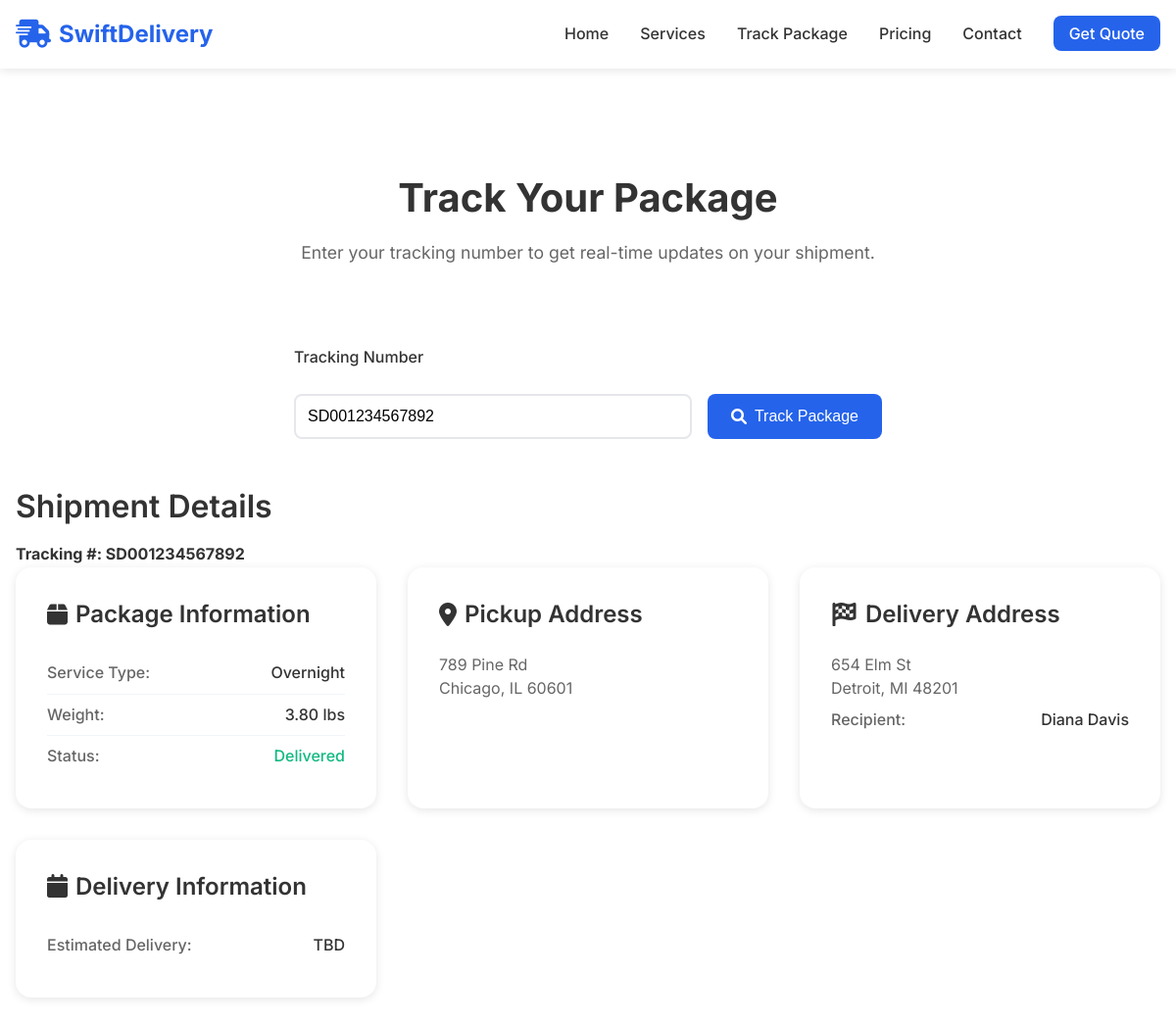
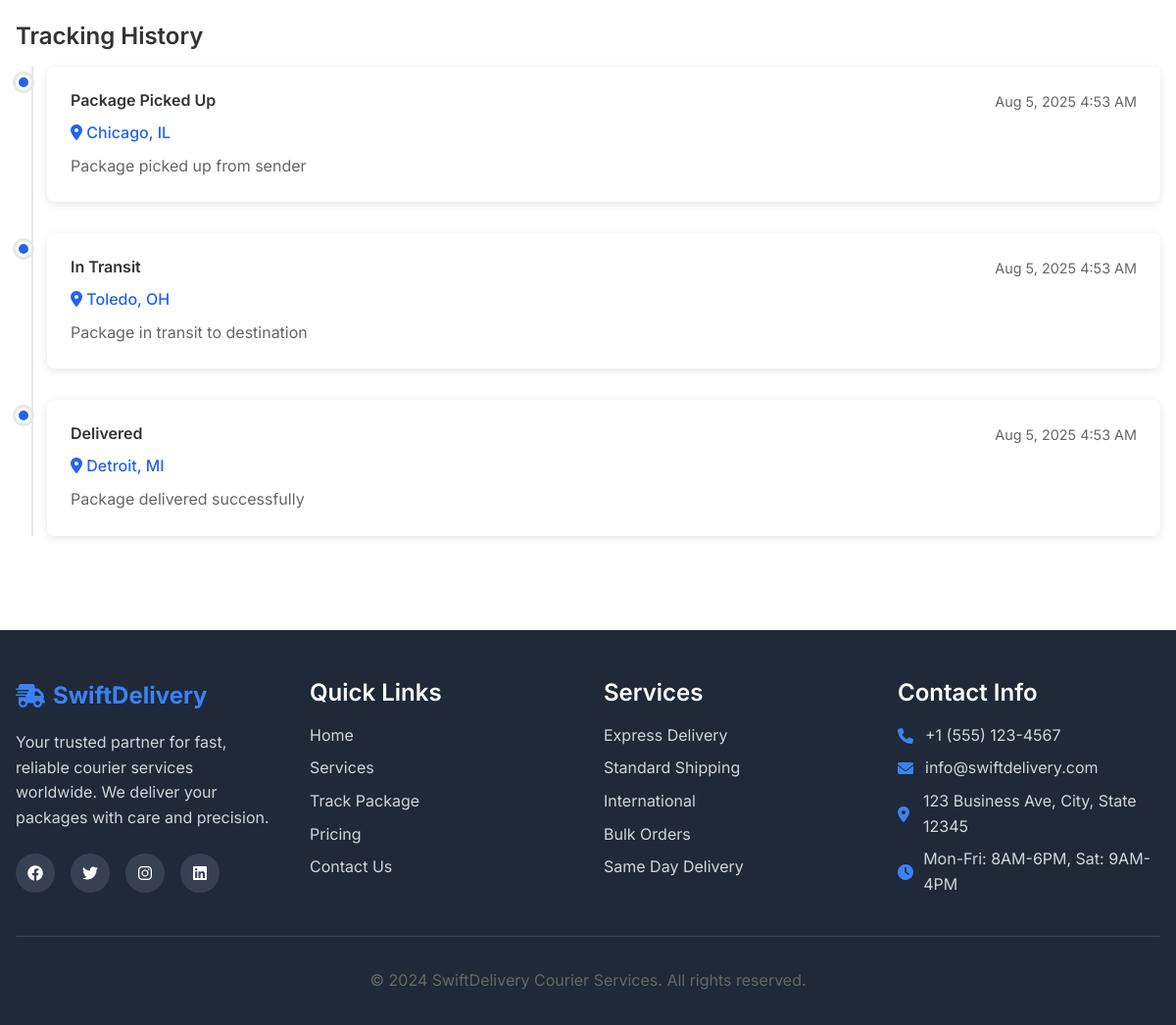
/tracking.php?tracking_number=SD001234567892, run on the app's committed database (2 pictures, top to bottom).
### tables this page shows
CREATE TABLE shipments (
    id INT AUTO_INCREMENT PRIMARY KEY,
    tracking_number VARCHAR(20) UNIQUE NOT NULL,
    sender_id INT,
    receiver_name VARCHAR(100) NOT NULL,
    receiver_phone VARCHAR(20) NOT NULL,
    receiver_email VARCHAR(100),
    pickup_address TEXT NOT NULL,
    pickup_city VARCHAR(50) NOT NULL,
    pickup_state VARCHAR(50) NOT NULL,
    pickup_zip VARCHAR(10) NOT NULL,
    delivery_address TEXT NOT NULL,
    delivery_city VARCHAR(50) NOT NULL,
    delivery_state VARCHAR(50) NOT NULL,
    delivery_zip VARCHAR(10) NOT NULL,
    package_weight DECIMAL(10,2) NOT NULL,
    package_dimensions VARCHAR(50),
    service_type ENUM('express', 'standard', 'overnight', 'same_day') NOT NULL,
    status ENUM('pending', 'picked_up', 'in_transit', 'out_for_delivery', 'delivered', 'failed_delivery') DEFAULT 'pending',
    estimated_delivery DATE,
    actual_delivery DATETIME,
    total_cost DECIMAL(10,2) NOT NULL,
    notes TEXT,
    created_at TIMESTAMP DEFAULT CURRENT_TIMESTAMP,
    updated_at TIMESTAMP DEFAULT CURRENT_TIMESTAMP ON UPDATE CURRENT_TIMESTAMP,
    FOREIGN KEY (sender_id) REFERENCES customers(id) ON DELETE SET NULL
);

CREATE TABLE tracking_events (
    id INT AUTO_INCREMENT PRIMARY KEY,
    shipment_id INT NOT NULL,
    status VARCHAR(100) NOT NULL,
    location VARCHAR(100),
    description TEXT,
    event_time TIMESTAMP DEFAULT CURRENT_TIMESTAMP,
    FOREIGN KEY (shipment_id) REFERENCES shipments(id) ON DELETE CASCADE
);

### tracking.php (the view, shortened to what this page needs)
<?php
include 'includes/header.php';
$tracking_result = null;
$tracking_events = [];
if (isset($_GET['tracking_number']) && !empty($_GET['tracking_number'])) {
    $tracking_number = trim($_GET['tracking_number']);
    try {
        $database = new Database();
        $db = $database->getConnection();
        $query = "SELECT * FROM shipments WHERE tracking_number = :tracking_number";
        $stmt = $db->prepare($query);
        $stmt->bindParam(':tracking_number', $tracking_number);
        $stmt->execute();
        $tracking_result = $stmt->fetch(PDO::FETCH_ASSOC);
        if ($tracking_result) {
            $events_query = "SELECT * FROM tracking_events WHERE shipment_id = :shipment_id ORDER BY event_time DESC";
            $events_stmt = $db->prepare($events_query);
            $events_stmt->bindParam(':shipment_id', $tracking_result['id']);
            $events_stmt->execute();
            $tracking_events = $events_stmt->fetchAll(PDO::FETCH_ASSOC);
        } else {
            $error_message = "Tracking number not found. Please check and try again.";
        }
    } catch(PDOException $exception) {
        $error_message = "Database error: " . $exception->getMessage();
    }
}
?>
<main>
    <section class="tracking-page">
        <div class="container">
            <div class="page-header">
                <h1>Track Your Package</h1>
                <p>Enter your tracking number to get real-time updates on your shipment.</p>
            </div>
            <div class="tracking-search">
                <form class="tracking-form" method="GET">
                    <div class="form-group">
                        <label for="tracking_number">Tracking Number</label>
                        <div class="input-group">
                            <input type="text"
                                   id="tracking_number"
                                   name="tracking_number"
                                   value="<?php echo isset($_GET['tracking_number']) ? htmlspecialchars($_GET['tracking_number']) : ''; ?>"
                                   placeholder="Enter tracking number (e.g., SD001234567890)"
                                   required>
                            <button type="submit" class="btn btn-primary">
                                <i class="fas fa-search"></i> Track Package
                            </button>
                        </div>
                    </div>
                </form>
            </div>
            <?php if ($tracking_result): ?>
                <div class="tracking-results">
                    <div class="shipment-header">
                        <h2>Shipment Details</h2>
                        <div class="tracking-number">
                            <strong>Tracking #: <?php echo htmlspecialchars($tracking_result['tracking_number']); ?></strong>
                        </div>
                    </div>
                    <div class="shipment-info">
                        <div class="shipment-grid">
                            <div class="shipment-card">
                                <h3><i class="fas fa-box"></i> Package Information</h3>
                                <div class="info-row">
                                    <span class="label">Service Type:</span>
                                    <span class="value"><?php echo ucfirst(str_replace('_', ' ', $tracking_result['service_type'])); ?></span>
                                </div>
                                <div class="info-row">
                                    <span class="label">Weight:</span>
                                    <span class="value"><?php echo $tracking_result['package_weight']; ?> lbs</span>
                                </div>
                                <div class="info-row">
                                    <span class="label">Status:</span>
                                    <span class="value status-<?php echo $tracking_result['status']; ?>">
                                        <?php echo ucfirst(str_replace('_', ' ', $tracking_result['status'])); ?>
                                    </span>
                                </div>
                            </div>
                            <div class="shipment-card">
                                <h3><i class="fas fa-map-marker-alt"></i> Pickup Address</h3>
                                <div class="address">
                                    <?php echo htmlspecialchars($tracking_result['pickup_address']); ?><br>
                                    <?php echo htmlspecialchars($tracking_result['pickup_city']); ?>,
                                    <?php echo htmlspecialchars($tracking_result['pickup_state']); ?>
                                    <?php echo htmlspecialchars($tracking_result['pickup_zip']); ?>
                                </div>
                            </div>
                            <div class="shipment-card">
                                <h3><i class="fas fa-flag-checkered"></i> Delivery Address</h3>
                                <div class="address">
                                    <?php echo htmlspecialchars($tracking_result['delivery_address']); ?><br>
                                    <?php echo htmlspecialchars($tracking_result['delivery_city']); ?>,
                                    <?php echo htmlspecialchars($tracking_result['delivery_state']); ?>
                                    <?php echo htmlspecialchars($tracking_result['delivery_zip']); ?>
                                </div>
                                <div class="info-row">
                                    <span class="label">Recipient:</span>
                                    <span class="value"><?php echo htmlspecialchars($tracking_result['receiver_name']); ?></span>
                                </div>
                            </div>
                            <div class="shipment-card">
                                <h3><i class="fas fa-calendar"></i> Delivery Information</h3>
                                <div class="info-row">
                                    <span class="label">Estimated Delivery:</span>
                                    <span class="value">
                                        <?php echo $tracking_result['estimated_delivery'] ? date('M j, Y', strtotime($tracking_result['estimated_delivery'])) : 'TBD'; ?>
                                    </span>
                                </div>
                            </div>
                        </div>
                    </div>
                    <div class="tracking-timeline">
                        <h3>Tracking History</h3>
                        <div class="timeline">
                            <?php foreach ($tracking_events as $event): ?>
                                <div class="timeline-item">
                                    <div class="timeline-marker"></div>
                                    <div class="timeline-content">
                                        <div class="timeline-header">
                                            <h4><?php echo htmlspecialchars($event['status']); ?></h4>
                                            <span class="timeline-date">
                                                <?php echo date('M j, Y g:i A', strtotime($event['event_time'])); ?>
                                            </span>
                                        </div>
                                        <div class="timeline-details">
                                            <?php if ($event['location']): ?>
                                                <p class="location">
                                                    <i class="fas fa-map-marker-alt"></i>
                                                    <?php echo htmlspecialchars($event['location']); ?>
                                                </p>
                                            <?php endif; ?>
                                            <?php if ($event['description']): ?>
                                                <p class="description">
                                                    <?php echo htmlspecialchars($event['description']); ?>
                                                </p>
                                            <?php endif; ?>
                                        </div>
                                    </div>
                                </div>
                            <?php endforeach; ?>
                        </div>
                    </div>
                </div>
            <?php endif; ?>
        </div>
    </section>
</main>
<?php include 'includes/footer.php'; ?>

### includes/header.php (shortened to what this page needs)
<!DOCTYPE html>
<html lang="en">
<head>
    <link rel="stylesheet" href="/workspace/assets/css/style.css">
    <link href="https://cdnjs.cloudflare.com/ajax/libs/font-awesome/6.0.0/css/all.min.css" rel="stylesheet">
</head>
<body>
    <header class="header">
        <nav class="navbar">
            <div class="nav-container">
                <div class="nav-logo">
                    <a href="/workspace/index.php">
                        <i class="fas fa-shipping-fast"></i>
                        <span>SwiftDelivery</span>
                    </a>
                </div>
                <ul class="nav-menu">
                    <li><a href="/workspace/index.php" class="nav-link">Home</a></li>
                    <li><a href="/workspace/services.php" class="nav-link">Services</a></li>
                    <li><a href="/workspace/tracking.php" class="nav-link">Track Package</a></li>
                    <li><a href="/workspace/pricing.php" class="nav-link">Pricing</a></li>
                    <li><a href="/workspace/contact.php" class="nav-link">Contact</a></li>
                    <li><a href="/workspace/quote.php" class="nav-link btn-quote">Get Quote</a></li>
                </ul>
            </div>
        </nav>
    </header>

### includes/footer.php (shortened to what this page needs)
    <footer class="footer">
        <div class="footer-container">
            <div class="footer-content">
                <div class="footer-section">
                    <div class="footer-logo">
                        <i class="fas fa-shipping-fast"></i>
                        <span>SwiftDelivery</span>
                    </div>
                    <p>Your trusted partner for fast, reliable courier services worldwide. We deliver your packages with care and precision.</p>
                    <div class="social-links">
                        <a href="#"><i class="fab fa-facebook"></i></a>
                        <a href="#"><i class="fab fa-twitter"></i></a>
                        <a href="#"><i class="fab fa-instagram"></i></a>
                        <a href="#"><i class="fab fa-linkedin"></i></a>
                    </div>
                </div>
                <div class="footer-section">
                    <h3>Quick Links</h3>
                    <ul>
                        <li><a href="/workspace/index.php">Home</a></li>
                        <li><a href="/workspace/services.php">Services</a></li>
                        <li><a href="/workspace/tracking.php">Track Package</a></li>
                        <li><a href="/workspace/pricing.php">Pricing</a></li>
                        <li><a href="/workspace/contact.php">Contact Us</a></li>
                    </ul>
                </div>
                <div class="footer-section">
                    <h3>Services</h3>
                    <ul>
                        <li><a href="#">Express Delivery</a></li>
                        <li><a href="#">Standard Shipping</a></li>
                        <li><a href="#">International</a></li>
                        <li><a href="#">Bulk Orders</a></li>
                        <li><a href="#">Same Day Delivery</a></li>
                    </ul>
                </div>
                <div class="footer-section">
                    <h3>Contact Info</h3>
                    <div class="contact-info">
                        <p><i class="fas fa-phone"></i> +1 (555) 123-4567</p>
                        <p><i class="fas fa-envelope"></i> info@swiftdelivery.com</p>
                        <p><i class="fas fa-map-marker-alt"></i> 123 Business Ave, City, State 12345</p>
                        <p><i class="fas fa-clock"></i> Mon-Fri: 8AM-6PM, Sat: 9AM-4PM</p>
                    </div>
                </div>
            </div>
            <div class="footer-bottom">
                <p>&copy; 2024 SwiftDelivery Courier Services. All rights reserved.</p>
            </div>
        </div>
    </footer>
</body>
</html>

### data on the page
shipments: tracking_number "SD001234567892", service_type "Overnight", package_weight "3.80", status "Delivered", pickup_address "789 Pine Rd", pickup_city "Chicago", pickup_state "IL", pickup_zip "60601", delivery_address "654 Elm St", delivery_city "Detroit", delivery_state "MI", delivery_zip "48201", receiver_name "Diana Davis"
tracking_events: status "Package Picked Up", event_time "Aug 5, 2025 4:53 AM", location "Chicago, IL", description "Package picked up from sender"
tracking_events: status "In Transit", event_time "Aug 5, 2025 4:53 AM", location "Toledo, OH", description "Package in transit to destination"
tracking_events: status "Delivered", event_time "Aug 5, 2025 4:53 AM", location "Detroit, MI", description "Package delivered successfully"
